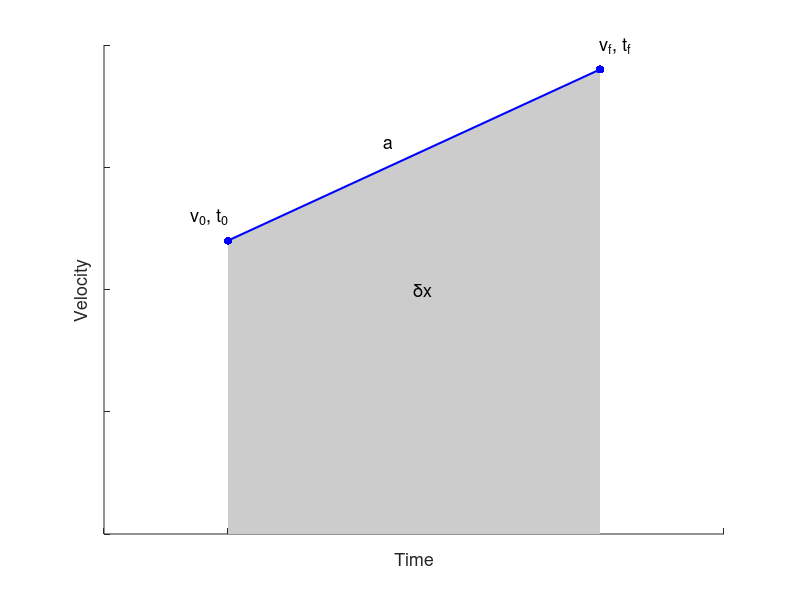

Source code (MATLAB):
%!octave

t = [0.100, 0.400];
v = [1.200, 1.900];
textSize = 13;

hFig = figure(1, "name", "Velocity Segment"); set(hFig, "menubar", "none");
cla;
hold on;
area(t, v, "facecolor", [0.8 0.8 0.8], "edgecolor", "none");
plot(t, v, "b.-", "markersize", 18.0, "linewidth", 1.5);
xlim([0.0 0.5]);
text(t(1) - 0.03, v(1) + 0.1, "v_0, t_0", "fontsize", textSize);
text(t(2)       , v(2) + 0.1, "v_f, t_f", "fontsize", textSize);
text(0.250, 1.0, "{\\delta}x", "interpreter", "tex", "fontsize", textSize);
text(0.225, 1.6, "a", "fontsize", textSize);
axis("nolabel");
box off;
ylabel("Velocity", "fontsize", textSize);
xlabel("Time", "fontsize", textSize);
